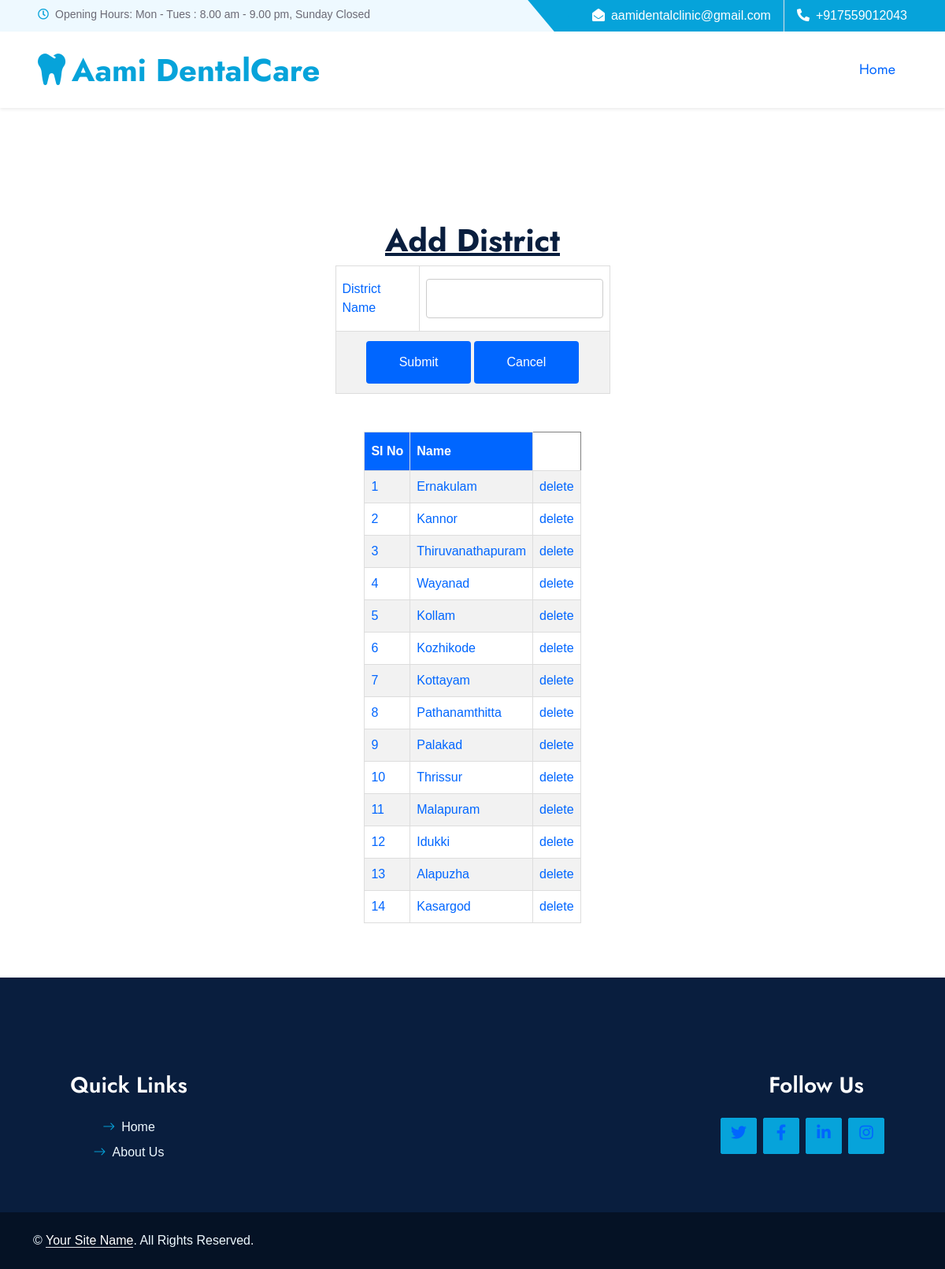
Page /PROJECT/Admin/District.php (signed in) on the committed database.
### tables this page shows
CREATE TABLE `tbl_district` (
  `district_id` int(11) NOT NULL,
  `district_name` varchar(50) NOT NULL
);

### PROJECT/Admin/District.php (the view, shortened to what this page needs)
<?php
include("../Assets/Connection/connection.php");
		 ?>
<!DOCTYPE html PUBLIC "-//W3C//DTD XHTML 1.0 Transitional//EN" "http://www.w3.org/TR/xhtml1/DTD/xhtml1-transitional.dtd">
<html xmlns="http://www.w3.org/1999/xhtml">
<head>
</head>
<div id="tab" align="center">
<body>
<?php
include("Head.php");
?>
<h1><u>Add District</u></h1>
<form id="form1" name="form1" method="post" action="">
  <table width="349" height="89" border="1" align="center" cellpadding="2" cellspacing="2">
    <tr>
      <td>District Name</td>
      <td><label for="txt_dist"></label>
      <input type="text" name="txt_dist" id="txt_dist" required autocomplete="off" /></td>
    </tr>
    <tr>
      <td colspan="2" align="center"><input type="submit" name="btn_submit" id="btn_submit" value="Submit" />
      <input type="submit" name="btn_cancel" id="btn_cancel" value="Cancel" /></td>
    </tr>
  </table>
  <br /><br />
<?php
  $selqry="select *from tbl_district";
  $rows=$con->query($selqry);
  if($rows->num_rows>0)
		$i=0;
?>
</form>
<table border="1" cellpadding="10" align="center">
    <tr>
      <th>SI No</th>
      <th>Name</th>
    </tr>
 <?php
	while($result=$rows->fetch_assoc())
	{
		$i++;
		?>
        <tr>
        <td><?php  echo $i;?></td>
        <td><?php echo $result["district_name"];?></td>
        <td><a href="District.php?did=<?php echo $result["district_id"]?>">delete</a></td> </tr>
<?php
	}
?>
</table>
<?php
include("Foot.php");
?>
</body>
</div>
</html>

### PROJECT/Admin/form.css (style rules this page uses)
#tab { font-family: "Trebuchet MS", Arial, Helvetica, sans-serif; border-collapse: collapse; width: 100%; }
#tab td, #tab th { border: 1px solid #ddd; padding: 8px; color: #06F; }
#tab a { color:#06F; }
#tab tr:nth-child(even) { background-color: #f2f2f2; }
#tab th { padding-top: 12px; padding-bottom: 12px; text-align: left; background-color: #06F; color: white; }
input[type=text],[type=password],[type=email],[type=date], select { width: 100%; padding: 12px 20px; margin: 8px 0; display: inline-block; border: 1px solid #ccc; border-radius: 4px; box-sizing: border-box; }
input[type=submit] { width: 40%; background-color: #06F; color: white; padding: 15px; margin: 4px 0; border: none; border-radius: 4px; cursor: pointer; }

### PROJECT/Assets/Template/Main/css/style.css (style rules this page uses)
:root { --primary: #06A3DA; --secondary: #F57E57; --light: #EEF9FF; --dark: #091E3E; }
h1, h2, .font-weight-bold { font-weight: 700 !important; }

### rows in the picture
tbl_district: district_name "Ernakulam"
tbl_district: district_name "Kannor"
tbl_district: district_name "Thiruvanathapuram"
tbl_district: district_name "Wayanad"
tbl_district: district_name "Kollam"
tbl_district: district_name "Kozhikode"
tbl_district: district_name "Kottayam"
tbl_district: district_name "Pathanamthitta"
tbl_district: district_name "Palakad"
tbl_district: district_name "Thrissur"
tbl_district: district_name "Malapuram"
tbl_district: district_name "Idukki"
tbl_district: district_name "Alapuzha"
tbl_district: district_name "Kasargod"
